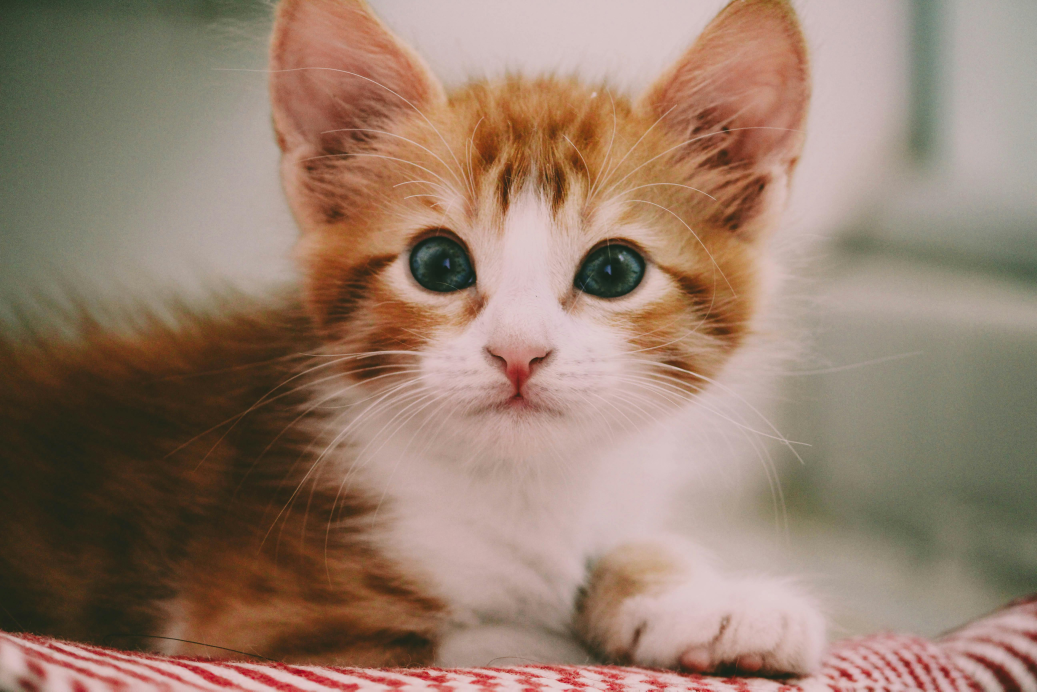
#> input picture Images/CuteCat.jpg, 5184 x 3456 px, found by its file name (shown at 1/5 size)
$ python b_w.py
#> lines starting #> are read from the running program, lines starting #| are printed output that depends on the picture; after the words box and inside, x2 and y2 are one past the last pixel; in counts of white or black regions, pixels touching at a corner belong together
import cv2 as cv
import numpy as np
img = cv.imread("Images\\CuteCat.jpg")
#> img is the input picture: shape (3456, 5184, 3); mean B, G, R 108.6, 125.4, 150.4
if img is None:
    print("Error loading the image")
else:
    gray = np.mean(img,axis=2).astype(np.uint8)
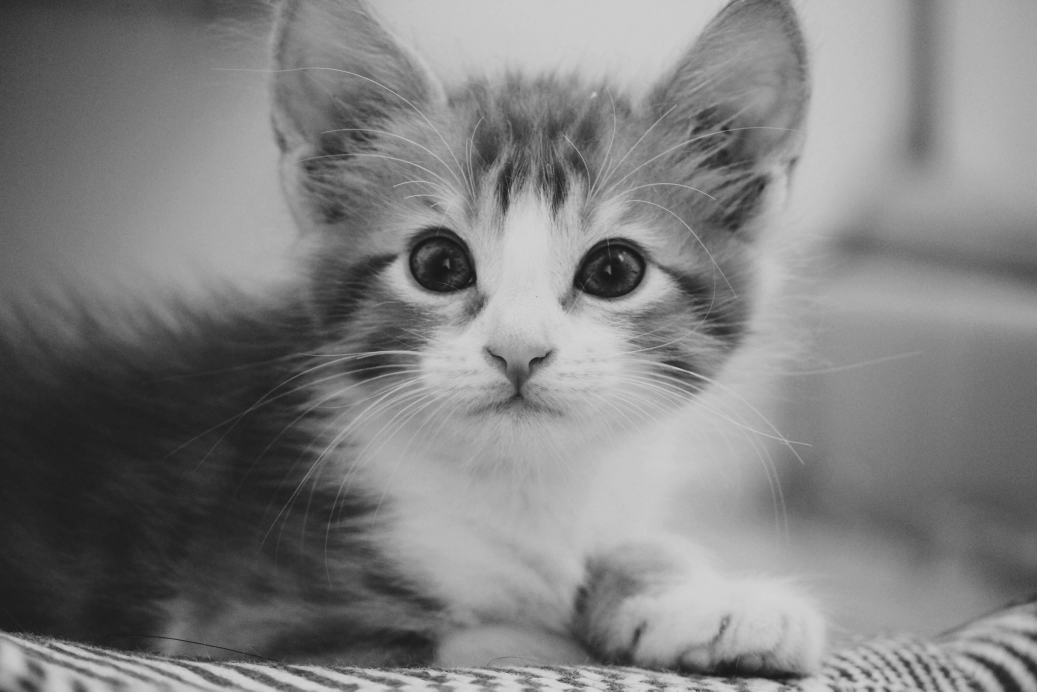
#> gray: shape (3456, 5184) (shown at 1/5 size); min 18, max 222, mean 127.9
    resizeimg = cv.resize(gray,(800,600))
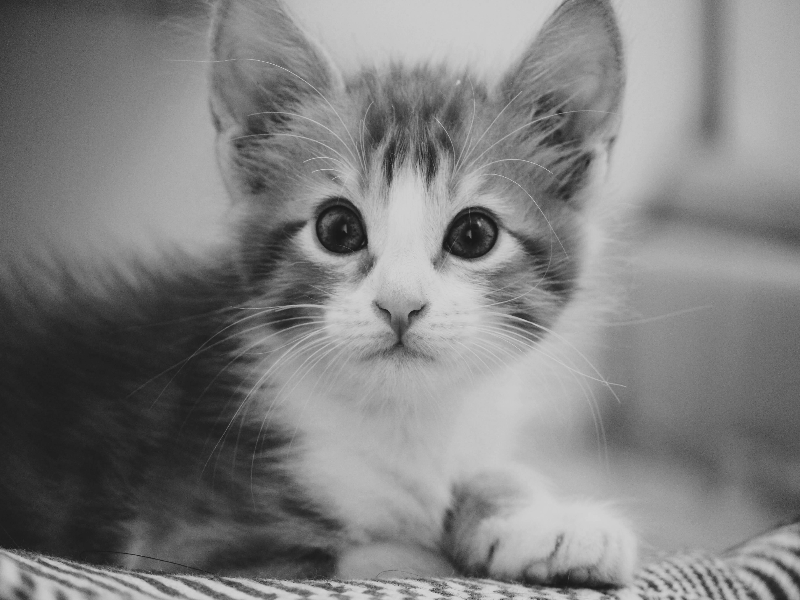
#> resizeimg: shape (600, 800); min 24, max 214, mean 127.8
    _,bw = cv.threshold(resizeimg, 127,255,cv.THRESH_BINARY)
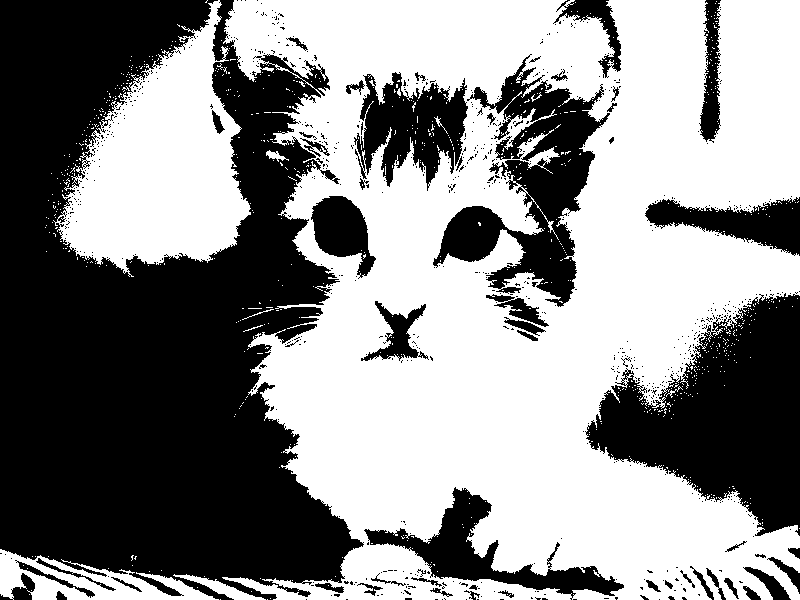
#> bw: shape (600, 800); 54.5% white; 780 black regions (725 under 20 px), largest, box (x1, y1, x2, y2) and area: (0, 0, 364, 600) 139922, (585, 293, 800, 536) 28454, (433, 54, 610, 307) 16018
    cv.imshow('B&W using average',bw)
    cv.waitKey(0)
    cv.destroyAllWindows()

$ run again, with Images/originalfaded.jpg copied over Images/CuteCat.jpg
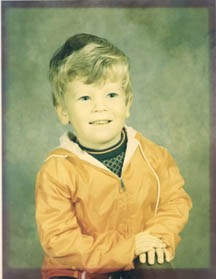
#> input picture Images/originalfaded.jpg, 216 x 279 px, found by its file name
#> img is the input picture: shape (279, 216, 3); mean B, G, R 107.5, 157.4, 162.2
#> `resizeimg = cv.resize(gray,(800,600))`:
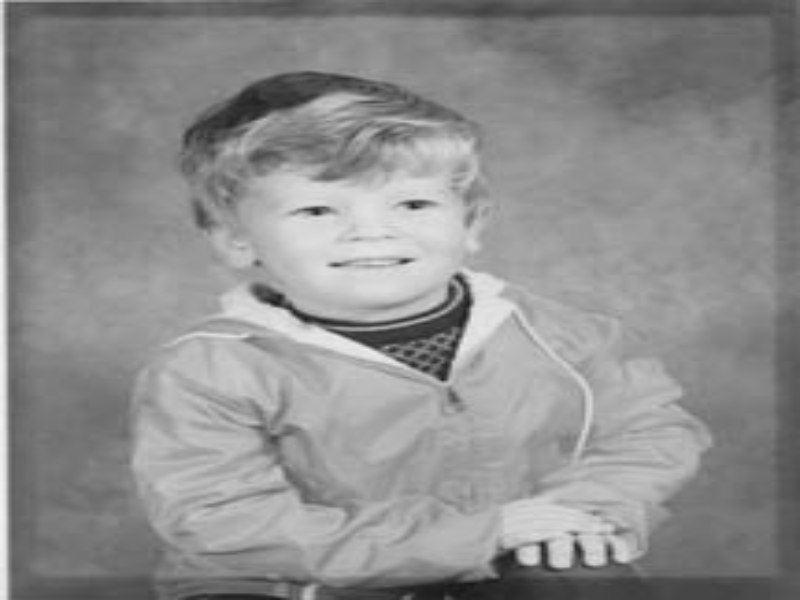
#> resizeimg: shape (600, 800); min 23, max 241, mean 141.9
#> `_,bw = cv.threshold(resizeimg, 127,255,cv.THRESH_BINARY)`:
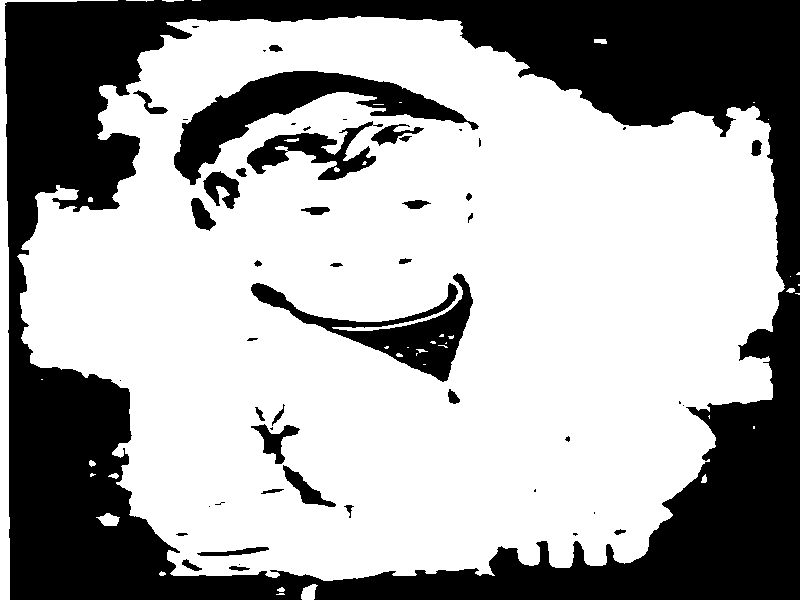
#> bw: shape (600, 800); 64.9% white; 52 black regions (20 under 20 px), largest, box (x1, y1, x2, y2) and area: (5, 0, 800, 600) 144375, (174, 71, 479, 185) 9589, (251, 273, 473, 382) 6480
